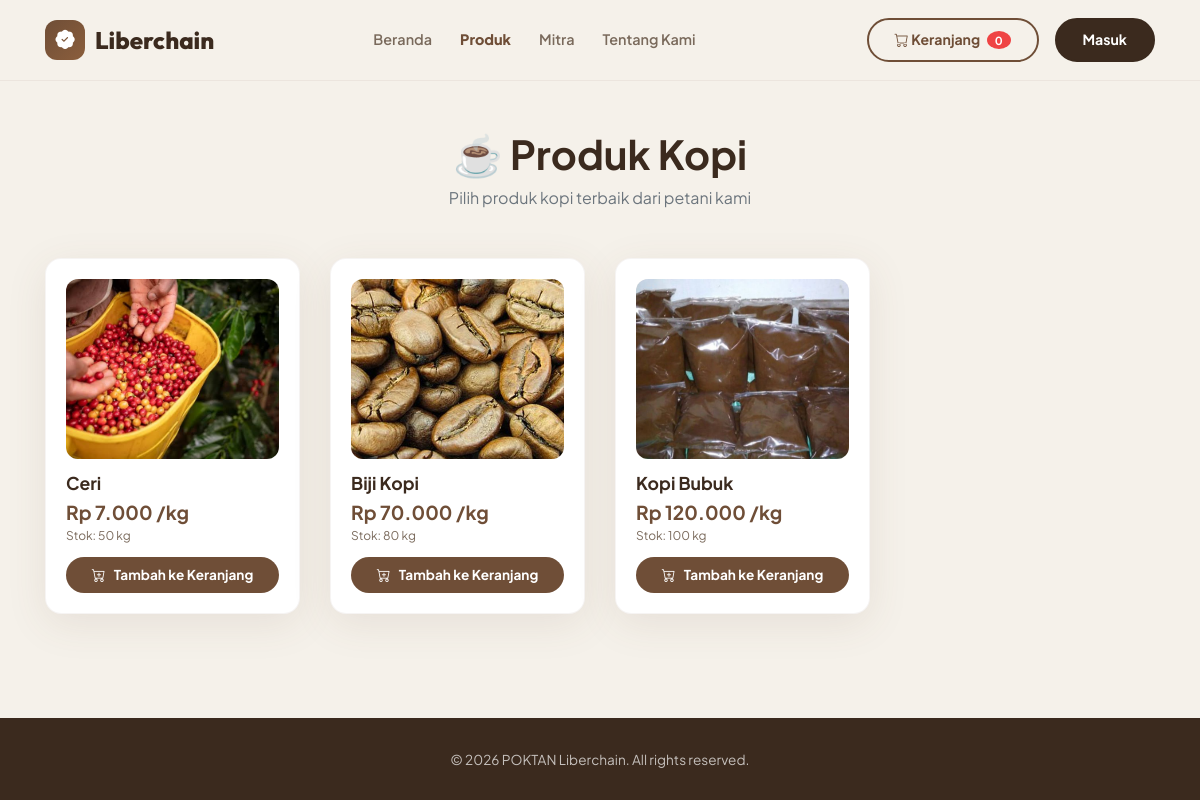
Page /index.php/landing on the committed database.
### tables this page shows
CREATE TABLE `tb_produk` (
  `id_produk` int(11) NOT NULL,
  `id_user` int(11) NOT NULL,
  `nama_produk` varchar(150) NOT NULL,
  `stok_produk` int(11) DEFAULT 0,
  `grade` varchar(50) DEFAULT NULL,
  `jenis_kopi` varchar(50) DEFAULT NULL,
  `harga` decimal(12,2) DEFAULT NULL,
  `altitude` varchar(100) DEFAULT NULL,
  `flavor_notes` text DEFAULT NULL,
  `deskripsi` text DEFAULT NULL,
  `proses` varchar(100) DEFAULT NULL,
  `foto_utama` varchar(255) DEFAULT NULL,
  `status_produk` enum('Aktif','Nonaktif') DEFAULT 'Aktif',
  `created_at` timestamp NOT NULL DEFAULT current_timestamp()
);

### application/controllers/Landing.php (called while the page is built, shortened)
<?php
class Landing extends CI_Controller {
    public function __construct() {
        $this->load->model('Mitra_model');
        $this->load->model('Panen_model');
    }
    public function index() {
        $data['produk'] = $this->Panen_model->get_all_produk();
        $this->load->view('v_landing_produk', $data);
    }
}

### index.php (called while the page is built, shortened)
<?php
require_once BASEPATH . 'core/CodeIgniter.php';

### application/models/Panen_model.php (called while the page is built, shortened)
<?php
class Panen_model extends CI_Model {
public function get_all_produk()
{
    return $this->db->get('tb_produk')->result();
}
}

### application/views/v_landing_produk.php (the view, shortened to what this page needs)
<!DOCTYPE html>
<html lang="id">
<head>
    <link rel="stylesheet" href="https://cdn.jsdelivr.net/npm/bootstrap@4.6.2/dist/css/bootstrap.min.css">
    <link rel="stylesheet" href="https://cdn.jsdelivr.net/npm/bootstrap-icons@1.11.3/font/bootstrap-icons.min.css">
</head>
<body>
<nav class="navbar navbar-expand-lg navbar-light navbar-custom fixed-top">
    <div class="container d-flex align-items-center">
        <a class="navbar-brand" href="<?= base_url(); ?>">
            <div class="brand-icon"><i class="bi bi-patch-check-fill"></i></div>
            Liberchain
        </a>
        <div class="nav-links d-none d-lg-flex">
            <a href="<?= base_url(); ?>">Beranda</a>
            <a href="<?= base_url('produk'); ?>" class="active">Produk</a>
            <a href="<?= base_url('landing/mitra'); ?>">Mitra</a>
            <a href="<?= base_url('tentang'); ?>">Tentang Kami</a>
        </div>
        <div class="ml-auto d-flex align-items-center" style="gap: 16px;">
            <a href="<?= base_url('transaksi/keranjang'); ?>" class="nav-btn" style="background: transparent; border-color: var(--roasted-brown); color: var(--roasted-brown); position: relative;">
                <i class="bi bi-cart"></i> Keranjang
                <span class="cart-badge" id="cart_count">0</span>
            </a>
            <a href="<?= base_url('auth/login'); ?>" class="nav-btn">Masuk</a>
        </div>
    </div>
</nav>
<section class="product-section">
    <div class="container">
        <div class="text-center mb-5">
            <h1 class="font-weight-bold">☕ Produk Kopi</h1>
            <p class="text-muted">Pilih produk kopi terbaik dari petani kami</p>
        </div>
        <div class="row">
            <?php if (!empty($produk)): ?>
               <?php foreach ($produk as $p): ?>
<div class="col-lg-3 col-md-4 col-sm-6 mb-4">
    <div class="product-card">
        <img src="<?= base_url('uploads/produk/' . (!empty($p->foto_utama) ? $p->foto_utama : 'default.jpg')); ?>"
             alt="<?= $p->nama_produk; ?>"
             class="product-image">
        <h5 class="product-name"><?= $p->nama_produk; ?></h5>
        <div class="product-price">
            Rp <?= number_format($p->harga, 0, ',', '.'); ?> /kg
        </div>
        <div class="product-stock">
            Stok: <?= $p->stok_produk; ?> kg
        </div>
        <button class="btn-beli" onclick="tambahKeranjang(<?= $p->id_produk; ?>)">
            <i class="bi bi-cart-plus"></i> Tambah ke Keranjang
        </button>
    </div>
</div>
<?php endforeach; ?>
            <?php endif; ?>
        </div>
    </div>
</section>
<footer class="footer">
    <div class="container">
        <p class="mb-0">&copy; <?= date('Y'); ?> POKTAN Liberchain. All rights reserved.</p>
    </div>
</footer>
</body>
</html>

### application/views/v_landing_produk.php (style rules this page uses)
:root { --roasted-brown: #6F4E37; --dark-coffee: #3B2A1E; --amber-cream: #8B5E3C; --forest-green: #2D6A4F; --bg-cream: #F5F1EA; --card-white: #FFFFFF; --text-secondary: #7A6A5C; --shadow-soft: 0 10px 40px rgba(111,78,55,0.10); --shadow-hover: 0 20px 50px rgba(59,42,30,0.18); --radius-card: 16px; --transition-smooth: all 0.4s cubic-bezier(0.16, 1, 0.3, 1); }
body { font-family: 'Plus Jakarta Sans', sans-serif; background-color: var(--bg-cream); color: var(--dark-coffee); }
.navbar-custom { background: rgba(245, 241, 234, 0.92); backdrop-filter: blur(10px); padding: 15px 0; border-bottom: 1px solid rgba(111, 78, 55, 0.07); }
.navbar-brand { font-family: 'Outfit', sans-serif; font-weight: 800; font-size: 1.5rem; color: var(--dark-coffee) !important; display: flex; align-items: center; gap: 10px; }
.brand-icon { width: 40px; height: 40px; background: linear-gradient(135deg, var(--roasted-brown), var(--amber-cream)); border-radius: 12px; display: flex; align-items: center; justify-content: center; color: white; font-size: 1.2rem; }
.nav-links { display: flex; align-items: center; gap: 28px; margin-left: auto; margin-right: 28px; }
.nav-links a { color: var(--text-secondary); font-weight: 600; font-size: 0.9rem; text-decoration: none; transition: var(--transition-smooth); }
.nav-links a.active { color: var(--roasted-brown); font-weight: 800; }
.nav-btn { background: var(--dark-coffee); color: white; padding: 9px 26px; border-radius: 50px; font-weight: 700; font-size: 0.88rem; transition: var(--transition-smooth); border: 2px solid var(--dark-coffee); text-decoration: none; }
.product-section { padding: 130px 0 80px; }
.product-card { background: var(--card-white); border-radius: var(--radius-card); padding: 20px; box-shadow: var(--shadow-soft); transition: var(--transition-smooth); height: 100%; border: 1px solid rgba(111, 78, 55, 0.06); display: flex; flex-direction: column; }
.product-image { width: 100%; height: 180px; object-fit: cover; border-radius: 12px; background: var(--bg-cream); }
.product-name { font-weight: 700; font-size: 1.1rem; margin-top: 14px; margin-bottom: 4px; }
.product-price { font-weight: 700; color: var(--roasted-brown); font-size: 1.2rem; }
.product-stock { font-size: 0.75rem; color: var(--text-secondary); }
.btn-beli { background: var(--roasted-brown); color: white; border: none; border-radius: 50px; padding: 8px 20px; font-weight: 700; font-size: 0.85rem; transition: var(--transition-smooth); cursor: pointer; width: 100%; margin-top: 12px; }
.btn-beli i { margin-right: 6px; }
.footer { background: var(--dark-coffee); color: rgba(255,255,255,0.7); padding: 32px 0; text-align: center; font-size: 0.85rem; }
.cart-badge { background: #EF4444; color: white; border-radius: 50%; padding: 2px 8px; font-size: 0.7rem; margin-left: 4px; }

### rows in the picture
tb_produk: foto_utama (picture), nama_produk "Ceri", harga "7.000", stok_produk "50"
tb_produk: foto_utama (picture), nama_produk "Biji Kopi", harga "70.000", stok_produk "80"
tb_produk: foto_utama (picture), nama_produk "Kopi Bubuk", harga "120.000", stok_produk "100"
